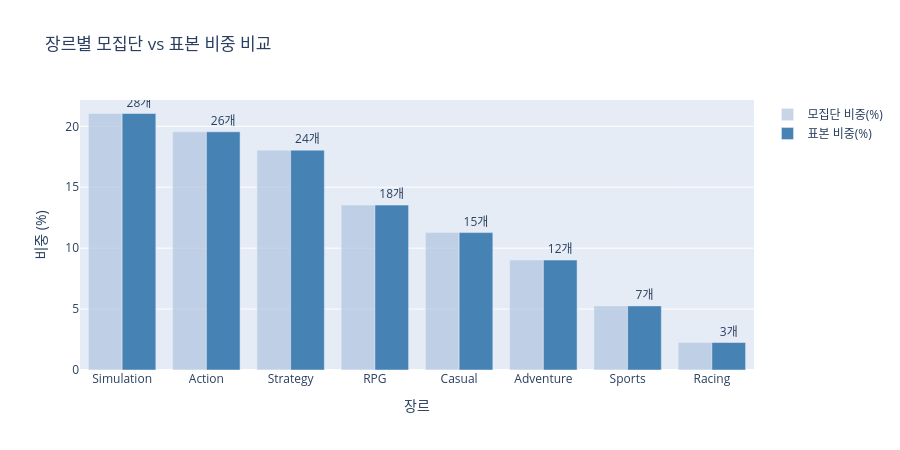

Here is the notebook cell this chart was saved with:
### Markdown cell above
## 6. 표본 장르 분포 확인

추출된 200개 표본의 장르 × 리뷰 신뢰도 분포를 시각화하여 층화 결과를 검증한다.

### Code cell
# ── 1. 장르별 표본 수 (bar chart) ──────────────────────────────────────────
genre_dist = df_sample['primary_genre'].value_counts().reset_index()
genre_dist.columns = ['genre', 'count']
pop_genre  = df_filtered['primary_genre'].value_counts().reset_index()
pop_genre.columns = ['genre', 'pop_count']
genre_dist = genre_dist.merge(pop_genre, on='genre')
genre_dist['sample_ratio'] = genre_dist['count'] / genre_dist['count'].sum() * 100
genre_dist['pop_ratio']    = genre_dist['pop_count'] / genre_dist['pop_count'].sum() * 100

fig = go.Figure()
fig.add_trace(go.Bar(
    x=genre_dist['genre'], y=genre_dist['pop_ratio'],
    name='모집단 비중(%)', marker_color='lightsteelblue', opacity=0.7
))
fig.add_trace(go.Bar(
    x=genre_dist['genre'], y=genre_dist['sample_ratio'],
    name='표본 비중(%)', marker_color='steelblue',
    text=genre_dist['count'].apply(lambda x: f'{x}개'),
    textposition='outside'
))
fig.update_layout(
    title='장르별 모집단 vs 표본 비중 비교',
    xaxis_title='장르', yaxis_title='비중 (%)',
    barmode='group', height=450,
    xaxis_categoryorder='total descending'
)
fig.show()

### Figure 1 — Plotly figure (JSON) as saved in the notebook; plotly's stock layout.template omitted (floating-point values rounded to 4 significant figures)
{"data": [{"marker": {"color": "lightsteelblue"}, "name": "모집단 비중(%)", "opacity": 0.7, "type": "bar", "x": ["Simulation", "Action", "Strategy", "RPG", "Casual", "Adventure", "Sports", "Racing"], "y": [21.05, 19.55, 18.05, 13.53, 11.28, 9.023, 5.263, 2.256]}, {"marker": {"color": "steelblue"}, "name": "표본 비중(%)", "text": ["28개", "26개", "24개", "18개", "15개", "12개", "7개", "3개"], "textposition": "outside", "type": "bar", "x": ["Simulation", "Action", "Strategy", "RPG", "Casual", "Adventure", "Sports", "Racing"], "y": [21.05, 19.55, 18.05, 13.53, 11.28, 9.023, 5.263, 2.256]}], "layout": {"barmode": "group", "height": 450, "title": {"text": "장르별 모집단 vs 표본 비중 비교"}, "xaxis": {"categoryorder": "total descending", "title": {"text": "장르"}}, "yaxis": {"title": {"text": "비중 (%)"}}}}
